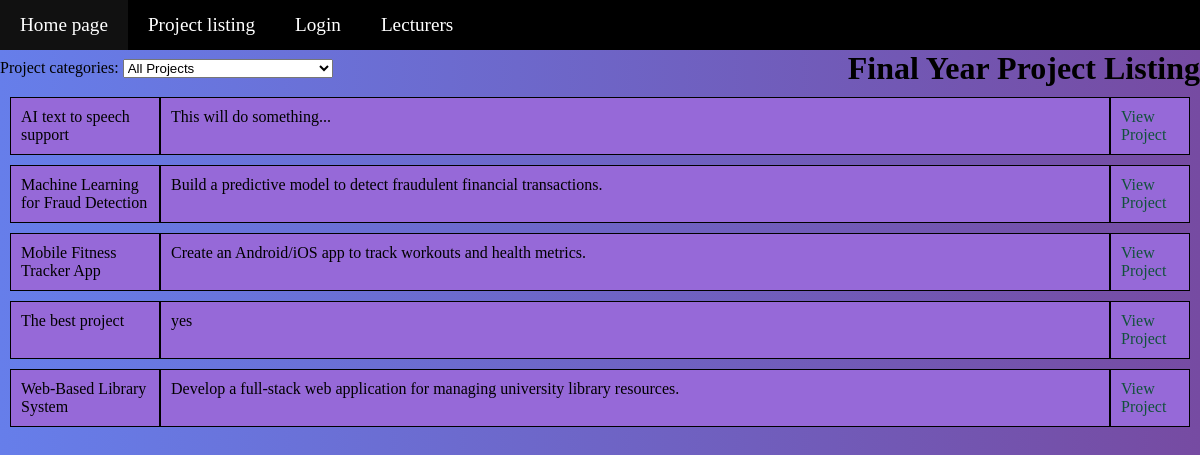
Page /HTML/Main.php on the committed database.
### tables this page shows
CREATE TABLE `projects` (
  `Project_ID` smallint(6) NOT NULL,
  `Lecturer_ID` smallint(6) NOT NULL,
  `Title` varchar(255) NOT NULL,
  `Description` text DEFAULT NULL,
  `Prerequisite` enum('NONE','CS3MAS','CS3OS','CS3SA') DEFAULT 'NONE',
  `Status` tinyint(1) DEFAULT 1,
  `capacity` int(11) NOT NULL DEFAULT 1
);

### HTML/Main.php (the view, shortened to what this page needs)
<?php
require_once(__DIR__ . '/../PHP/db.php');
$filterType = $_GET['filter_type'] ?? '';
$filterId = $_GET['filter_id'] ?? '';
$projects = [];
$sql = "
    SELECT DISTINCT p.Project_ID, p.Title, p.Description
    FROM projects p
";
$params = [];
$types = "";
if ($filterType === 'tag' && !empty($filterId)) {
    $sql .= "
        JOIN project_tags pt ON p.Project_ID = pt.Project_ID
        WHERE p.Status = 1
        AND pt.Tag_ID = ?
    ";
    $params[] = (int)$filterId;
    $types .= "i";
} else {
    $sql .= "
        WHERE p.Status = 1
    ";
}
$sql .= " ORDER BY p.Title ASC";
$stmt = $conn->prepare($sql);
$stmt->execute();
$result = $stmt->get_result();
while ($row = $result->fetch_assoc()) {
    $projects[] = [
        'Project_ID' => $row['Project_ID'],
        'title' => $row['Title'],
        'description' => $row['Description']
    ];
}
?>
<!DOCTYPE html>
<html>
<head>
  <link rel="stylesheet" href="../CSS/stylesheet1.css">
</head>
<body>
<ul class="navbar">
  <li><a href="Home.php">Home page</a></li>
  <li><a href="Main.php">Project listing</a></li>
  <li><a href="login.php">Login</a></li>
  <li><a href="lecturerPage.php">Lecturers</a></li>
</ul>
<div>
  <div class="split">
    <form method="get" action="Main.php">
      <label for="projectFilter">Project categories:</label>
      <select id="projectFilter" onchange="applyFilter(this.value)">
        <option value="">All Projects</option>
      </select>
    </form>
    <h1>Final Year Project Listing</h1>
  </div>
  <?php if (!empty($projects)): ?>
  <div class="projectsWrapper">
    <?php foreach ($projects as $project): ?>
      <div class="container">
        <div class="projectTitle">
          <?php echo htmlspecialchars($project['title']); ?>
        </div>
        <div class="projectDescription">
          <?php echo htmlspecialchars($project['description']); ?>
        </div>
        <div class="projectLink">
          <a href="../PHP/projectDetails.php?id=<?php echo $project['Project_ID']; ?>">
            View Project
          </a>
        </div>
      </div>
    <?php endforeach; ?>
  </div>
  <?php else: ?>
    <p>No projects found.</p>
  <?php endif; ?>
</div>
</body>
</html>

### CSS/stylesheet1.css (style rules this page uses)
* { margin: 0; }
body { background: linear-gradient(to right, #667eea, #764ba2); }
.navbar { list-style-type: none; margin: 0; padding: 0; background: black; display: flex; }
.navbar li a { display: block; color: white; padding: 14px 20px; text-decoration: none; font-size: larger; }
.split { display: flex; align-items: center; justify-content: space-between; }
.split h1 { text-align: left; }
.container { margin: 10px 10px 0px 10px; display: grid; grid-template-columns: 150px auto 80px; gap: 0px; }
.container div { background-color: rgb(150, 105, 216); border: 1px solid black; padding: 10px; }
.projectLink a { text-decoration: none; color: #12513b; }
.projectTitle { padding-top: 20px; padding-bottom: 20px; display: flex; text-align: left; }

### rows in the picture
projects: Title "AI text to speech support", Description "This will do something..."
projects: Title "Machine Learning for Fraud Detection", Description "Build a predictive model to detect fraudulent financial transactions."
projects: Title "Mobile Fitness Tracker App", Description "Create an Android/iOS app to track workouts and health metrics."
projects: Title "The best project", Description "yes"
projects: Title "Web-Based Library System", Description "Develop a full-stack web application for managing university library resources."
